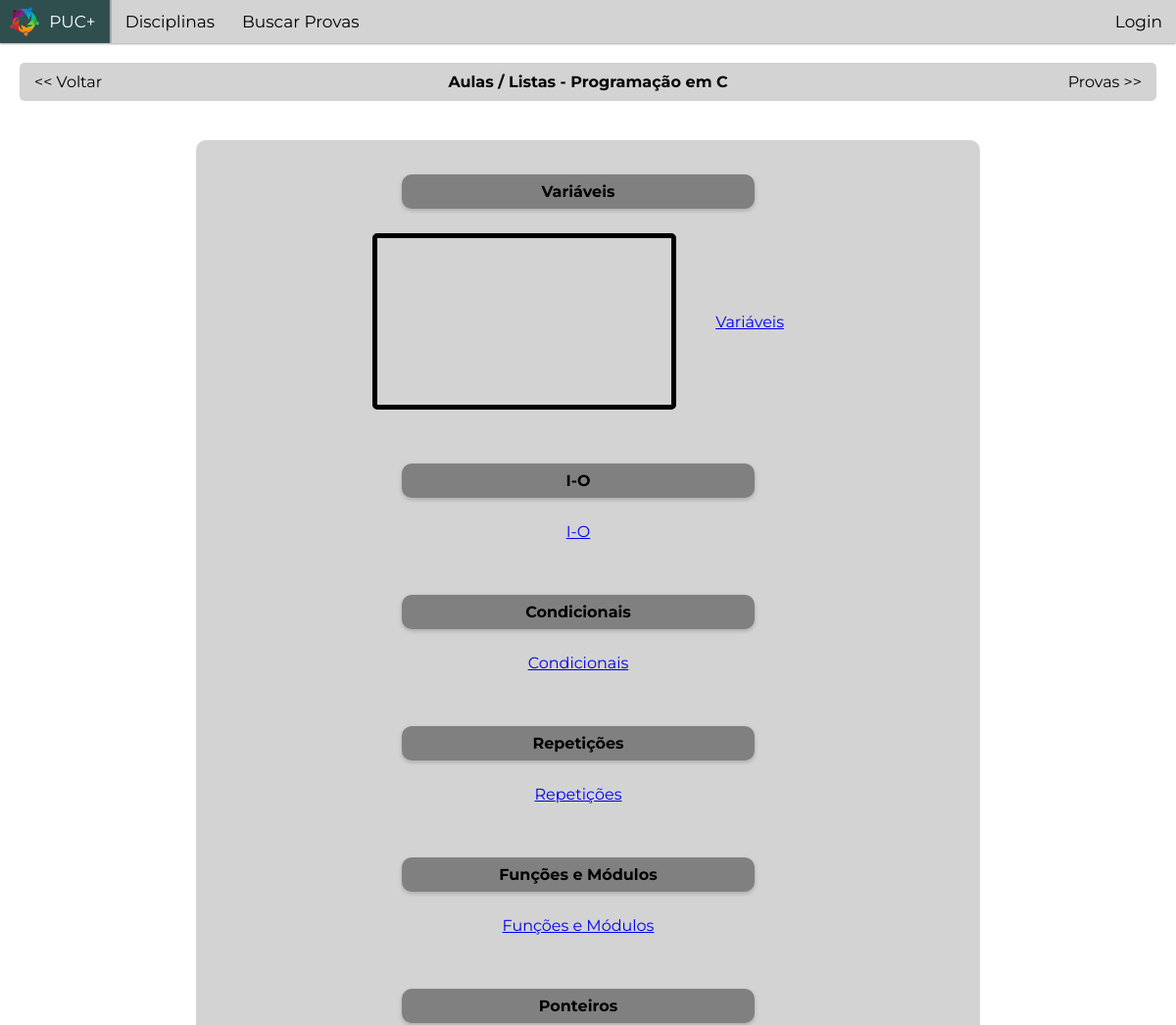
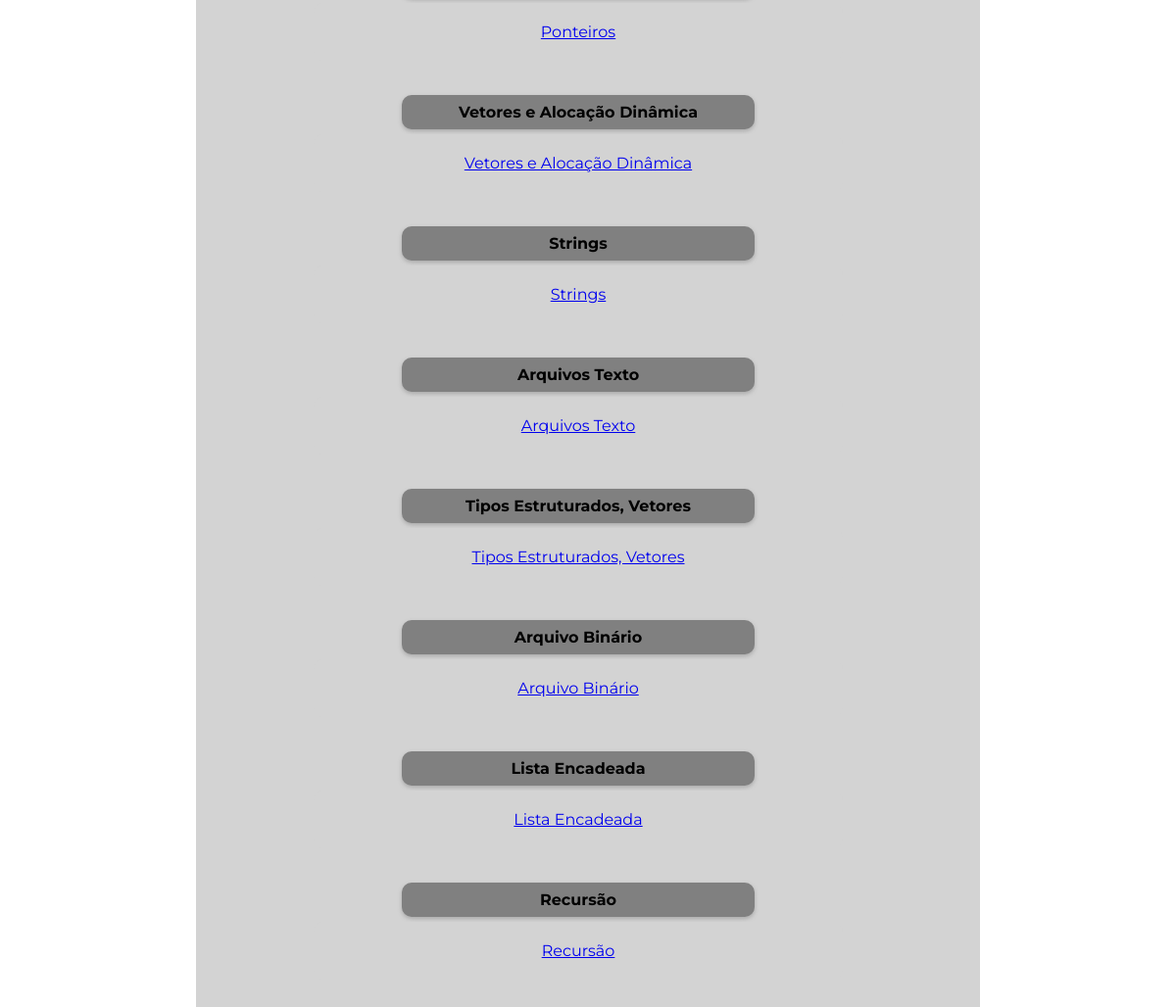
Page /disciplinas/Programação em C/aulas&listas/ on the committed database (2 pictures, top to bottom).
### app/models.py (models this page shows, shortened)
class Discipline(models.Model):
  code = models.CharField(max_length=10)
  name = models.CharField(max_length = 100)
  image = models.ImageField(upload_to='backgrounds/', blank=True, null=True)

class Topic(models.Model):
  name = models.CharField(max_length=50)
  course = models.ForeignKey(Course, on_delete=models.CASCADE)

class Video(models.Model):
  name = models.CharField(max_length=100)
  link = models.URLField()
  description = models.TextField(blank=True)
  topic = models.ForeignKey(Topic, on_delete=models.CASCADE, blank=True)

### app/views.py (the view)
# urls.py: path("disciplinas/<str:discipline_name>/aulas&listas/", views.aulas_listas_basic),
def aulas_listas_basic(request, discipline_name):
  discipline = get_object_or_404(Discipline, name = discipline_name) # Discipline.objects.get(name = discipline_name)
  topic = Topic.objects.filter(course__in=Course.objects.filter(discipline__name = discipline_name).all()).all() # Pegar todos os tópicos correlacionados a aquele curso
  course = Course.objects.filter(discipline__name = discipline_name)[0]
  return render(request, "aulas_listas_basic.html",{
    'topics': topic,
    'discipline': discipline,
    'course': course,
  })

### app/templates/aulas_listas_basic.html (shortened to what this page needs)
{% extends "layout.html" %}
{% load static %}
{% block main %}
  <div class="userbar">
    <a style="position: absolute; left: 0; padding-left: 15px; text-decoration: none; color:black;"
    href="/disciplinas/{{discipline.name}}">&lt;&lt; Voltar</a>
    <span style="align-items:central; font-weight: bold">Aulas / Listas - {{discipline.name}}</span>
    <a style="position: absolute; right: 0; padding-right: 15px; text-decoration: none; color:black;"
    href="/disciplinas/{{discipline.name}}/provas">Provas &gt;&gt;</a>
  </div>
<div class="central">
  <div class="container central" style="display:flex; justify-content: center; flex-direction: column;width: 700px;border:gray">
    {% for topic in topics %}
        <h4 class="card central"style="border: gray;height: 25px; width: 350px; padding: 5px;">{{topic.name}}</h4>
        <div class="linhaDisciplinas" style="width:500px;border-radius:10px;border:20px solid lightgray;background-color: lightgrey; margin-bottom: 30px;">
          {% for video in topic.video_set.all %}
            <iframe style="border: 5px solid black; border-radius: 5px" width="300" height="170"
            src="{{video.link}}" title="{{video.name}}" frameborder="0" allow="accelerometer;
            autoplay; clipboard-write; encrypted-media; gyroscope; picture-in-picture; web-share" allowfullscreen></iframe>
          {% endfor %}
          <div class="listas">
            <a style="text-align: center;" href="/disciplinas/{{ discipline.name }}/aulas&listas/{{topic.name}}/">{{topic.name}}</a>
          </div>
        </div>
    {% endfor %}
  </div>
</div>
{% endblock %}

### app/static/style.css (style rules this page uses)
html { height: 100%; width: 100% }
body { font-family: "Montserrat"; background-color: white; color: black; margin: 0px; }
.userbar { background-color: lightgray; font-size: 16px; text-align: center; margin: 20px; padding: 10px; border-radius: 5px; position: relative; }
.central { display: flex; justify-content: center; align-items: center; margin: auto; }
.linhaDisciplinas { display: flex; flex-direction: row; justify-content: space-evenly; align-items: center; background-color: lightgrey; color:lightgrey }
.listas { display: flex; flex-direction: column; }
.container { background-color: lightgray; border-radius:10px; margin: 20px 150px; padding: 30px 60px 30px 40px; }

### rows in the picture
Discipline: name "Programação em C"
Topic: name "Variáveis"
Topic: name "I-O"
Topic: name "Condicionais"
Topic: name "Repetições"
Topic: name "Funções e Módulos"
Topic: name "Ponteiros"
Topic: name "Vetores e Alocação Dinâmica"
Topic: name "Strings"
Topic: name "Arquivos Texto"
Topic: name "Tipos Estruturados, Vetores"
Topic: name "Arquivo Binário"
Topic: name "Lista Encadeada"
Topic: name "Recursão"
